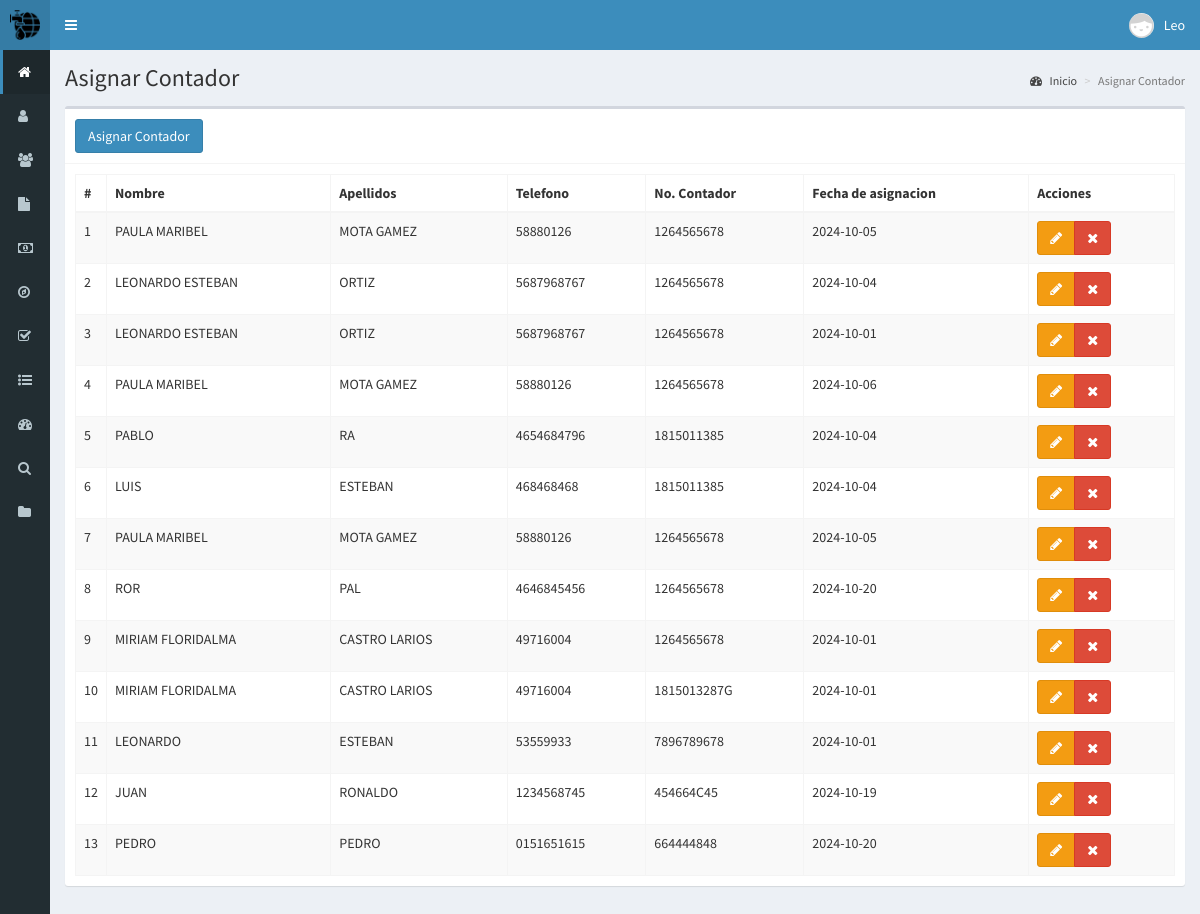
The page /asignarcontador (signed in) on the database its author committed.
### tables this page shows
CREATE TABLE `usuario_contador` (
  `idusuario_contador` bigint(20) NOT NULL,
  `idusuario` bigint(20) DEFAULT NULL,
  `idcontador` bigint(20) DEFAULT NULL,
  `fecha_asignacion` date DEFAULT NULL
);

CREATE TABLE `usuario` (
  `idusuario` bigint(20) NOT NULL,
  `no_orden` int(8) NOT NULL,
  `nombres` varchar(100) DEFAULT NULL,
  `apellidos` varchar(100) DEFAULT NULL,
  `telefono` varchar(10) DEFAULT NULL,
  `dpi` varchar(30) DEFAULT NULL,
  `direccion` varchar(100) DEFAULT NULL,
  `estado` enum('ACTIVO','INACTIVO') DEFAULT 'ACTIVO',
  `fecha_creacion` datetime DEFAULT current_timestamp(),
  `ultima_actualizacion` datetime DEFAULT current_timestamp() ON UPDATE current_timestamp()
);

CREATE TABLE `contador` (
  `idcontador` bigint(20) NOT NULL,
  `no_contador` varchar(255) DEFAULT NULL,
  `descripcion` varchar(255) DEFAULT NULL,
  `fecha_instalacion` date DEFAULT NULL,
  `ultimo_mantenimiento` date DEFAULT NULL,
  `lectura_actual` int(25) DEFAULT NULL,
  `estado` enum('ACTIVO','INACTIVO','MANTENIMIENTO','RETIRADO','CANDELA') DEFAULT 'ACTIVO'
);

### controladores/plantilla.controlador.php (called while the page is built)
<?php
class ControladorPlantilla{
	static public function ctrPlantilla(){
		include "vistas/plantilla.php";
	}
}

### index.php (called while the page is built, shortened)
<?php
require_once "controladores/plantilla.controlador.php";
require_once "controladores/usuarios.controlador.php";
require_once "controladores/asignarcontador.controlador.php";
require_once "modelos/asignarcontador.modelo.php";
$plantilla = new ControladorPlantilla();
$plantilla -> ctrPlantilla();

### controladores/asignarcontador.controlador.php (called while the page is built, shortened)
<?php
class ControladorAsignacion{
	static public function ctrMostrarAsignacion($item, $valor){
		$tabla = "usuario_contador";
		$respuesta = ModeloAsignacion::MdlMostrarAsignacion($tabla, $item, $valor);
		return $respuesta;
	}
}
?>

### modelos/conexion.php (called while the page is built)
<?php
class Conexion {
		static public function conectar() {
		   try {
			  $link = new PDO("mysql:host=localhost;dbname=db_proyecto", "root", "");
			  $link->exec("set names utf8");
			  $link->setAttribute(PDO::ATTR_ERRMODE, PDO::ERRMODE_EXCEPTION);
			  return $link;
		   } catch (PDOException $e) {
			  die("Error en la conexión: " . $e->getMessage());
		   }
		}
}

### modelos/asignarcontador.modelo.php (called while the page is built, shortened)
<?php
require_once "conexion.php";
Class ModeloAsignacion{
    static public function mdlMostrarAsignacion($tabla, $item, $valor){
        if($item != null){
            $stmt = Conexion::conectar()->prepare("
    SELECT
        uc.idusuario_contador,
        u.idusuario,
        u.nombres,
        u.apellidos,
        u.no_orden,
        u.telefono,
        c.no_contador,
        c.lectura_actual,
        uc.fecha_asignacion
    FROM
        usuario_contador uc
    INNER JOIN
        usuario u ON uc.idusuario = u.idusuario
    INNER JOIN
        contador c ON uc.idcontador = c.idcontador
    WHERE $item = :$item");
            $stmt -> bindParam(":".$item, $valor, PDO::PARAM_STR);
            $stmt -> execute();
            return $stmt -> fetch();
        }else{
            $stmt = Conexion::conectar()->prepare("
    SELECT
        uc.idusuario_contador,
        u.idusuario,
        u.nombres,
        u.apellidos,
        u.no_orden,
        u.telefono,
        c.no_contador,
        c.lectura_actual,
        uc.fecha_asignacion
    FROM
        usuario_contador uc
    INNER JOIN
        usuario u ON uc.idusuario = u.idusuario
    INNER JOIN
        contador c ON uc.idcontador = c.idcontador
    ");
            $stmt -> execute();
            return $stmt -> fetchAll();
        }
    }
}
?>

### vistas/modulos/asignarcontador.php (the view, shortened to what this page needs)
<div class="content-wrapper">
  <section class="content-header">
    <h1>
      Asignar Contador
    </h1>
    <ol class="breadcrumb">
      <li><a href="inicio"><i class="fa fa-dashboard"></i> Inicio</a></li>
      <li class="active">Asignar Contador</li>
    </ol>
  </section>
  <section class="content">
    <div class="box">
      <div class="box-header with-border">
      <button class="btn btn-primary" data-toggle="modal" data-target="#modalAsignarContador">
          Asignar Contador
        </button>
      </div>
      <div class="box-body">
      <table class="table table-bordered table-striped dt-responsive tablas" width="100%">
      <thead>
         <tr>
           <th style="width:10px">#</th>
           <th>Nombre</th>
           <th>Apellidos</th>
           <th>Telefono</th>
           <th>No. Contador</th>
           <th>Fecha de asignacion</th>
           <th>Acciones</th>
         </tr>
        </thead>
        <tbody>
      <?php
              $item = null;
              $valor = null;
              $usuario_contador = ControladorAsignacion::ctrMostrarAsignacion ($item, $valor);
              foreach ($usuario_contador as $key => $value){
                echo' <tr>
       <td>'.($key+1).'</td>
          <td>'.$value["nombres"].'</td>
          <td>'.$value["apellidos"].'</td>
          <td>'.$value["telefono"].'</td>
          <td>'.$value["no_contador"].'</td>
          <td>'.$value["fecha_asignacion"].'</td>
        <td>
          <div class="btn-group">
<button class="btn btn-warning btneditarAsignacion" idUsuario_Contador="'.$value["idusuario_contador"].'"
data-toggle="modal" data-target="#modaleditarAsignacion"><i class="fa fa-pencil"></i></button>
             <button class="btn btn-danger btnEliminarAsignacion"
            idUsuario_Contador="'.$value["idusuario_contador"].'"><i class="fa fa-times"></i></button>
          </div>
        </td>
        </tr>';
              }
      ?>
        </tbody>
      </table>
      </div>
    </div>
  </section>
</div>

### rows shown on the page
usuario_contador: idusuario.nombres "PAULA MARIBEL", idusuario.apellidos "MOTA GAMEZ", idusuario.telefono "58880126", idcontador.no_contador "1264565678", fecha_asignacion "2024-10-05"
usuario_contador: idusuario.nombres "LEONARDO ESTEBAN", idusuario.apellidos "ORTIZ", idusuario.telefono "5687968767", idcontador.no_contador "1264565678", fecha_asignacion "2024-10-04"
usuario_contador: idusuario.nombres "LEONARDO ESTEBAN", idusuario.apellidos "ORTIZ", idusuario.telefono "5687968767", idcontador.no_contador "1264565678", fecha_asignacion "2024-10-01"
usuario_contador: idusuario.nombres "PAULA MARIBEL", idusuario.apellidos "MOTA GAMEZ", idusuario.telefono "58880126", idcontador.no_contador "1264565678", fecha_asignacion "2024-10-06"
usuario_contador: idusuario.nombres "PABLO", idusuario.apellidos "RA", idusuario.telefono "4654684796", idcontador.no_contador "1815011385", fecha_asignacion "2024-10-04"
usuario_contador: idusuario.nombres "LUIS", idusuario.apellidos "ESTEBAN", idusuario.telefono "468468468", idcontador.no_contador "1815011385", fecha_asignacion "2024-10-04"
usuario_contador: idusuario.nombres "PAULA MARIBEL", idusuario.apellidos "MOTA GAMEZ", idusuario.telefono "58880126", idcontador.no_contador "1264565678", fecha_asignacion "2024-10-05"
usuario_contador: idusuario.nombres "ROR", idusuario.apellidos "PAL", idusuario.telefono "4646845456", idcontador.no_contador "1264565678", fecha_asignacion "2024-10-20"
usuario_contador: idusuario.nombres "MIRIAM FLORIDALMA", idusuario.apellidos "CASTRO LARIOS", idusuario.telefono "49716004", idcontador.no_contador "1264565678", fecha_asignacion "2024-10-01"
usuario_contador: idusuario.nombres "MIRIAM FLORIDALMA", idusuario.apellidos "CASTRO LARIOS", idusuario.telefono "49716004", idcontador.no_contador "1815013287G", fecha_asignacion "2024-10-01"
usuario_contador: idusuario.nombres "LEONARDO", idusuario.apellidos "ESTEBAN", idusuario.telefono "53559933", idcontador.no_contador "7896789678", fecha_asignacion "2024-10-01"
usuario_contador: idusuario.nombres "JUAN", idusuario.apellidos "RONALDO", idusuario.telefono "1234568745", idcontador.no_contador "454664C45", fecha_asignacion "2024-10-19"
usuario_contador: idusuario.nombres "PEDRO", idusuario.apellidos "PEDRO", idusuario.telefono "0151651615", idcontador.no_contador "664444848", fecha_asignacion "2024-10-20"

### other values the page prints
$_SESSION["nombre"] "Leo"
